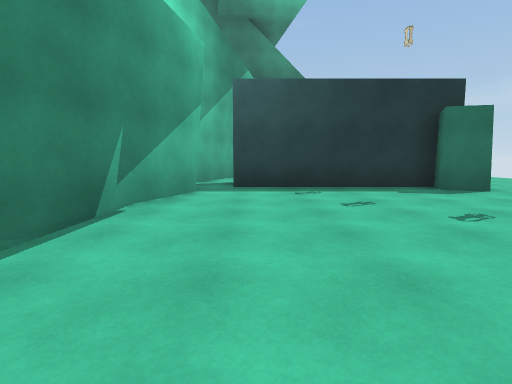
View 1 (above)

12 first-person views from a walk through a scene from a Unity 3-D project. The camera is 1.2 m above the floor, tilts 6° down and sees 80° across. The floor is counted in squares, 2 m on a side. Each view is taken from the middle of a square. On the plan, view 1 faces up. The plan holds only what a view shows up to about 9 squares ahead; the rest is blank. The place goes on beyond the plan. The player character is not drawn.

View 2
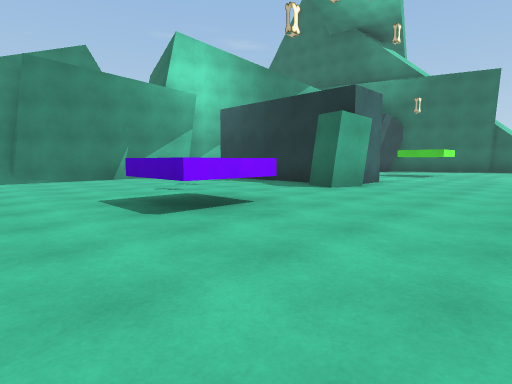

View 3
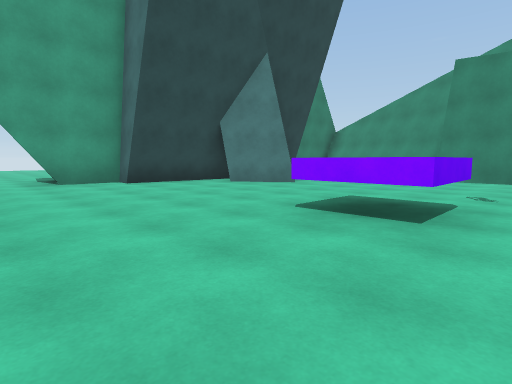

View 4
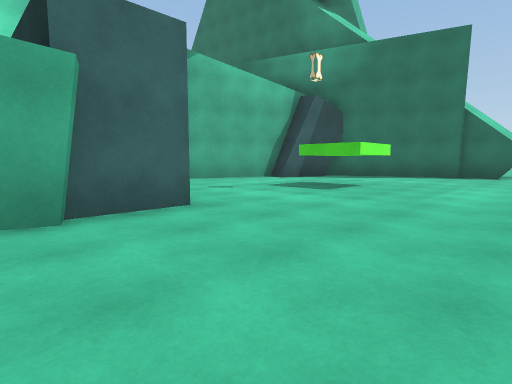

View 5
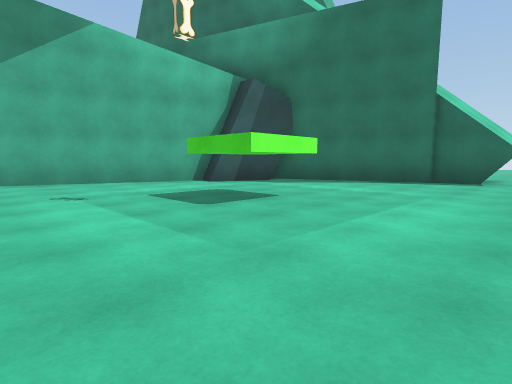

View 6
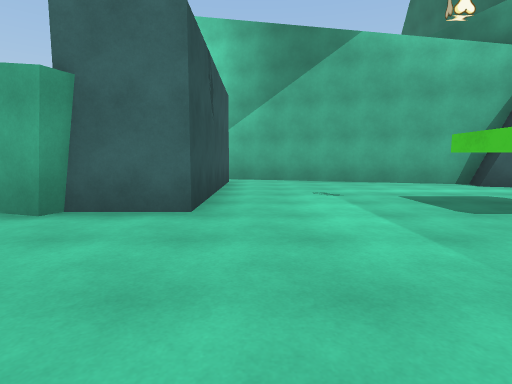

View 7
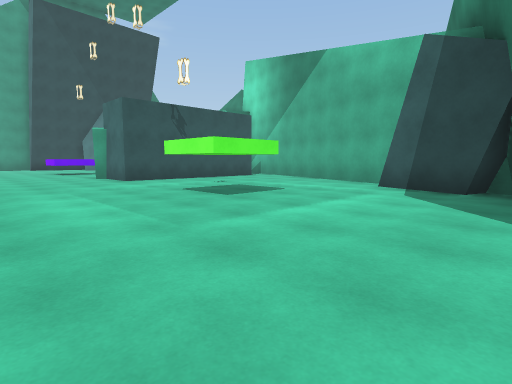

View 8
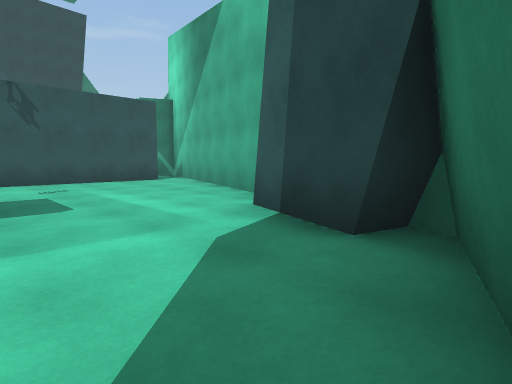

View 9
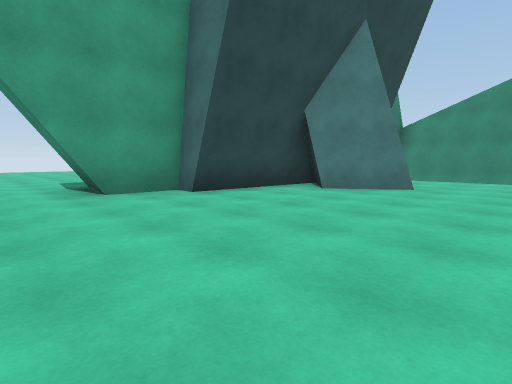

View 10
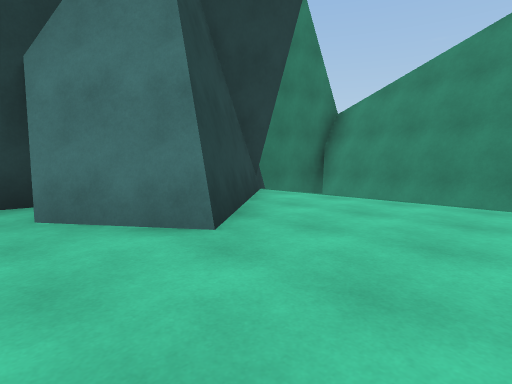

View 11
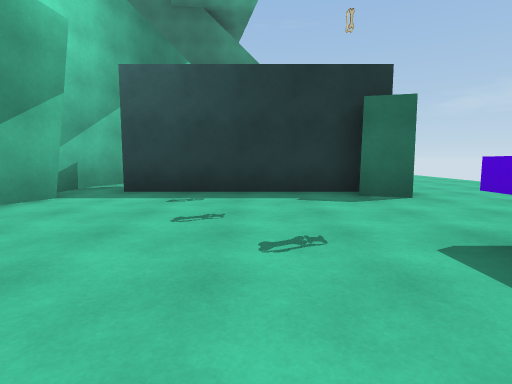

View 12
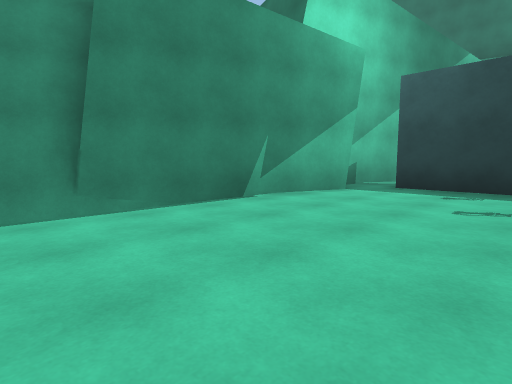

### Floor plan
Key: @ floor where view 1 was taken; # wall or solid block; . floor; ^ raised ledge; v drop or lower ground.
Columns run from 3 left of view 1 to 8 right of it. Each row starts with its distance up from view 1.
 18       #####
 17      ##.....
 16     ##......
 15    ##.......
 14    ##.......
 13   ##...##...
 12   #....##...
 11   #.........
 10  ##.........
  9  #..........
  8  #.#####....
  7  #.#####....
  6  #.....#....
  5  #..........
  4  #..........
  3  #.....^^...
  2 ##.....^^...
  1 #v..........
  0 #v.@........
 -1 # ..........
 -2   ..##......
 -3   ####......
 -4 ##  ####....
 -5        ###.
 -6          #.
 -7          ..
 -8          ..
 -9          ..

Where each view was taken, in squares from view 1:
view 1: 0 up, 0 right, facing up
view 2: 0 up, 8 right, facing up-left
view 3: 4 up, 8 right, facing down-left
view 4: 6 up, 8 right, facing up-left
view 5: 9 up, 8 right, facing up-left
view 6: 9 up, 8 right, facing left
view 7: 17 up, 8 right, facing down-left
view 8: 17 up, 4 right, facing down-left
view 9: 1 up, 8 right, facing down-left
view 10: 1 up, 3 right, facing down-left
view 11: 1 up, 2 right, facing up
view 12: 0 up, 2 right, facing up-left
